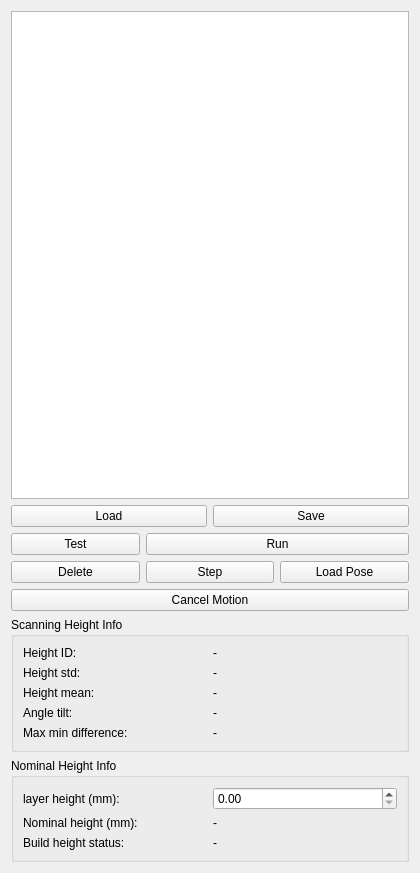
<?xml version="1.0" encoding="UTF-8"?>
<ui version="4.0">
 <class>Form</class>
 <widget class="QWidget" name="Form">
  <property name="geometry">
   <rect>
    <x>0</x>
    <y>0</y>
    <width>420</width>
    <height>873</height>
   </rect>
  </property>
  <property name="windowTitle">
   <string>Form</string>
  </property>
  <layout class="QVBoxLayout" name="verticalLayout_3">
   <item>
    <layout class="QGridLayout" name="gridLayout_2">
     <item row="2" column="1" colspan="2">
      <layout class="QHBoxLayout" name="horizontalLayout_2">
       <item>
        <widget class="QPushButton" name="btnRunPath">
         <property name="font">
          <font>
           <italic>false</italic>
          </font>
         </property>
         <property name="text">
          <string>Run</string>
         </property>
         <property name="icon">
          <iconset theme="media-playback-start">
           <normaloff>.</normaloff>.</iconset>
         </property>
        </widget>
       </item>
      </layout>
     </item>
     <item row="0" column="0" colspan="3">
      <widget class="QListWidget" name="listWidgetPoses">
       <property name="font">
        <font>
         <weight>50</weight>
         <italic>false</italic>
         <bold>false</bold>
        </font>
       </property>
      </widget>
     </item>
     <item row="5" column="0" colspan="3">
      <widget class="QPushButton" name="btnCancel">
       <property name="styleSheet">
        <string notr="true"/>
       </property>
       <property name="text">
        <string>Cancel Motion</string>
       </property>
      </widget>
     </item>
     <item row="1" column="0" colspan="3">
      <layout class="QHBoxLayout" name="horizontalLayout">
       <item>
        <widget class="QPushButton" name="btnLoadPath">
         <property name="maximumSize">
          <size>
           <width>16777215</width>
           <height>16777215</height>
          </size>
         </property>
         <property name="font">
          <font>
           <italic>false</italic>
          </font>
         </property>
         <property name="text">
          <string>Load</string>
         </property>
         <property name="icon">
          <iconset theme="document-open">
           <normaloff>.</normaloff>.</iconset>
         </property>
        </widget>
       </item>
       <item>
        <widget class="QPushButton" name="btnSavePath">
         <property name="font">
          <font>
           <italic>false</italic>
          </font>
         </property>
         <property name="text">
          <string>Save</string>
         </property>
         <property name="icon">
          <iconset theme="document-save">
           <normaloff>.</normaloff>.</iconset>
         </property>
        </widget>
       </item>
      </layout>
     </item>
     <item row="4" column="0">
      <widget class="QPushButton" name="btnDelete">
       <property name="text">
        <string>Delete</string>
       </property>
      </widget>
     </item>
     <item row="4" column="1">
      <widget class="QPushButton" name="btnStep">
       <property name="text">
        <string>Step</string>
       </property>
      </widget>
     </item>
     <item row="2" column="0">
      <widget class="QPushButton" name="btnRunTest">
       <property name="text">
        <string>Test</string>
       </property>
       <property name="icon">
        <iconset theme="media-playback-start">
         <normaloff>.</normaloff>.</iconset>
       </property>
      </widget>
     </item>
     <item row="4" column="2">
      <widget class="QPushButton" name="btnLoadPose">
       <property name="text">
        <string>Load Pose</string>
       </property>
      </widget>
     </item>
    </layout>
   </item>
   <item>
    <widget class="QGroupBox" name="groupBox">
     <property name="title">
      <string>Scanning Height Info</string>
     </property>
     <layout class="QVBoxLayout" name="verticalLayout">
      <item>
       <layout class="QHBoxLayout" name="horizontalLayout_3">
        <item>
         <widget class="QLabel" name="label_id">
          <property name="text">
           <string>Height ID:</string>
          </property>
         </widget>
        </item>
        <item>
         <widget class="QLabel" name="label_id_value">
          <property name="text">
           <string>-</string>
          </property>
         </widget>
        </item>
       </layout>
      </item>
      <item>
       <layout class="QHBoxLayout" name="horizontalLayout_4">
        <item>
         <widget class="QLabel" name="label_std">
          <property name="text">
           <string>Height std:</string>
          </property>
         </widget>
        </item>
        <item>
         <widget class="QLabel" name="label_std_value">
          <property name="text">
           <string>-</string>
          </property>
         </widget>
        </item>
       </layout>
      </item>
      <item>
       <layout class="QHBoxLayout" name="horizontalLayout_5">
        <item>
         <widget class="QLabel" name="label_mean">
          <property name="text">
           <string>Height mean:</string>
          </property>
         </widget>
        </item>
        <item>
         <widget class="QLabel" name="label_mean_value">
          <property name="text">
           <string>-</string>
          </property>
         </widget>
        </item>
       </layout>
      </item>
      <item>
       <layout class="QHBoxLayout" name="horizontalLayout_6">
        <item>
         <widget class="QLabel" name="label_angle">
          <property name="text">
           <string>Angle tilt:</string>
          </property>
         </widget>
        </item>
        <item>
         <widget class="QLabel" name="label_angle_value">
          <property name="text">
           <string>-</string>
          </property>
         </widget>
        </item>
       </layout>
      </item>
      <item>
       <layout class="QHBoxLayout" name="horizontalLayout_7">
        <item>
         <widget class="QLabel" name="label_maxmin">
          <property name="text">
           <string>Max min difference:</string>
          </property>
         </widget>
        </item>
        <item>
         <widget class="QLabel" name="label_maxmin_value">
          <property name="text">
           <string>-</string>
          </property>
         </widget>
        </item>
       </layout>
      </item>
     </layout>
    </widget>
   </item>
   <item>
    <widget class="QGroupBox" name="groupBox_2">
     <property name="title">
      <string>Nominal Height Info</string>
     </property>
     <layout class="QVBoxLayout" name="verticalLayout_2">
      <item>
       <layout class="QHBoxLayout" name="horizontalLayout_8">
        <item>
         <widget class="QLabel" name="label_layerheight">
          <property name="text">
           <string>layer height (mm):</string>
          </property>
         </widget>
        </item>
        <item>
         <widget class="QDoubleSpinBox" name="doubleSpinBox_layerheight"/>
        </item>
       </layout>
      </item>
      <item>
       <layout class="QHBoxLayout" name="horizontalLayout_9">
        <item>
         <widget class="QLabel" name="label_nominal_height">
          <property name="text">
           <string>Nominal height (mm):</string>
          </property>
         </widget>
        </item>
        <item>
         <widget class="QLabel" name="label_nominal_height_value">
          <property name="text">
           <string>-</string>
          </property>
         </widget>
        </item>
       </layout>
      </item>
      <item>
       <layout class="QHBoxLayout" name="horizontalLayout_10">
        <item>
         <widget class="QLabel" name="label_build_height_status">
          <property name="text">
           <string>Build height status:</string>
          </property>
         </widget>
        </item>
        <item>
         <widget class="QLabel" name="label_build_height_status_value">
          <property name="text">
           <string>-</string>
          </property>
         </widget>
        </item>
       </layout>
      </item>
     </layout>
    </widget>
   </item>
  </layout>
 </widget>
 <resources/>
 <connections/>
</ui>
